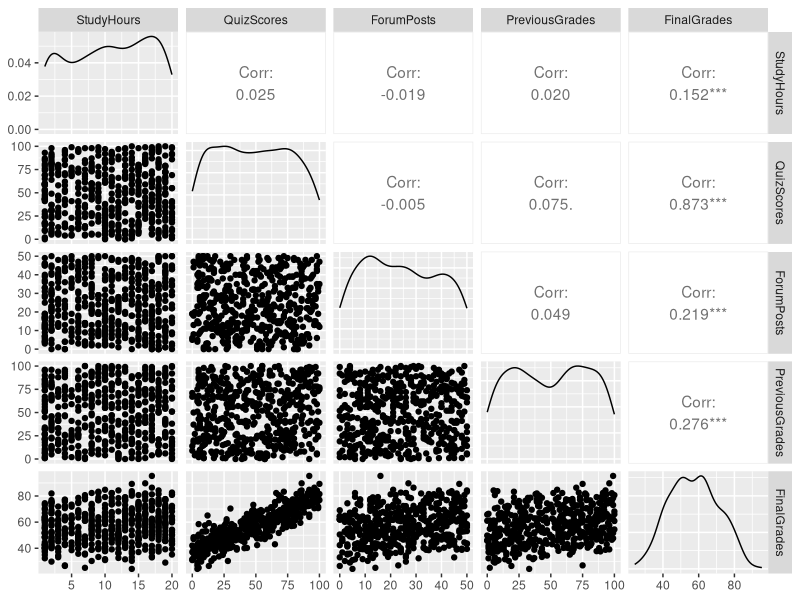
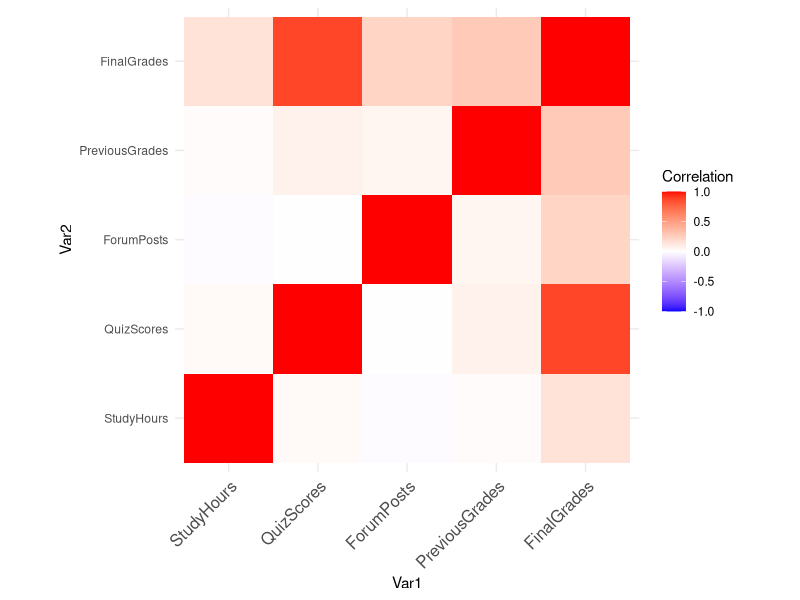
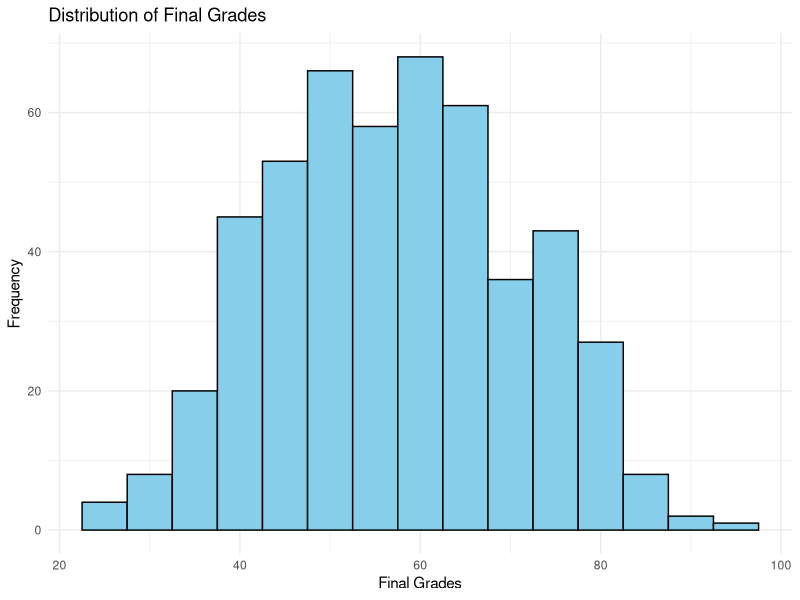
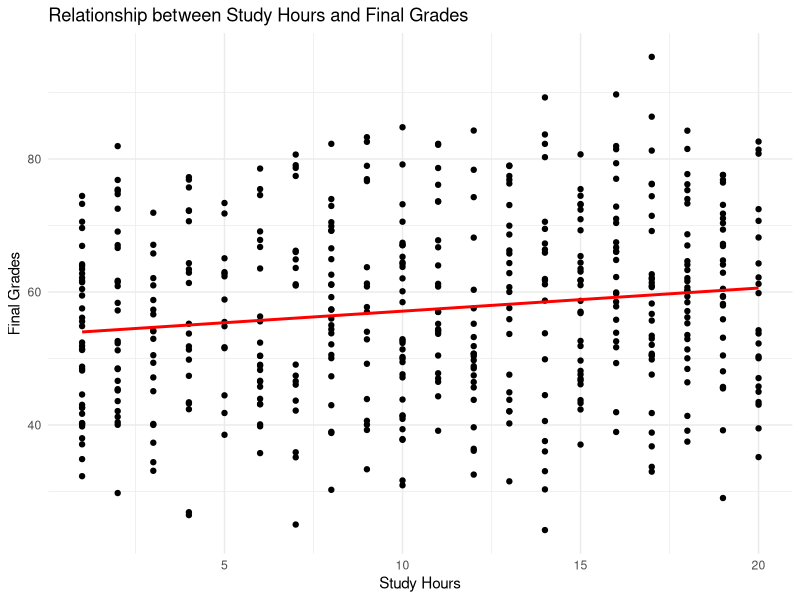

Here is the R script that generated these plots, in order:
# Set a fixed random seed for reproducibility
set.seed(10923)

# Number of students
num_students <- 500

# Simulate study hours (ranging from 1 to 20 hours)
study_hours <- sample(1:20, num_students, replace = TRUE)

# Simulate quiz scores (ranging from 0 to 100)
quiz_scores <- sample(0:100, num_students, replace = TRUE)

# Simulate forum participation (ranging from 0 to 50 posts)
forum_posts <- sample(0:50, num_students, replace = TRUE)

# Simulate previous grades (ranging from 0 to 100)
previous_grades <- sample(0:100, num_students, replace = TRUE)

# Simulate final grades (ranging from 0 to 100)
final_grades <- 0.3 * study_hours + 0.4 * quiz_scores + 0.2 * forum_posts + 0.1 * previous_grades + rnorm(num_students, mean = 0, sd = 5) + 25

# Create a data frame
student_data <- data.frame(StudyHours = study_hours, QuizScores = quiz_scores, ForumPosts = forum_posts, PreviousGrades = previous_grades, FinalGrades = final_grades)

# View the first few rows of the generated data
head(student_data)

# Summary statistics
summary(student_data)

# Scatterplot matrix
library(GGally)
ggpairs(student_data)

# Correlation matrix
cor_matrix <- cor(student_data)
cor_matrix


# Heat map of correlation matrix
library(ggplot2)
library(reshape2) # Load reshape2 package
ggplot(data = melt(cor_matrix), aes(x = Var1, y = Var2, fill = value)) +
  geom_tile() +
  scale_fill_gradient2(low = "blue", high = "red", mid = "white", 
                       midpoint = 0, limit = c(-1,1), space = "Lab",
                       name="Correlation") +
  theme_minimal() +
  theme(axis.text.x = element_text(angle = 45, vjust = 1, 
                                   size = 12, hjust = 1)) +
  coord_fixed()

# Distribution of Final Grades
ggplot(student_data, aes(x = FinalGrades)) +
  geom_histogram(binwidth = 5, fill = "skyblue", color = "black") +
  labs(title = "Distribution of Final Grades", x = "Final Grades", y = "Frequency") +
  theme_minimal()

# Relationship between Study Hours and Final Grades
ggplot(student_data, aes(x = StudyHours, y = FinalGrades)) +
  geom_point() +
  geom_smooth(method = "lm", se = FALSE, color = "red") +
  labs(title = "Relationship between Study Hours and Final Grades", x = "Study Hours", y = "Final Grades") +
  theme_minimal()


# Splitting the data into training and testing sets (80% training, 20% testing)
set.seed(10923) # Set seed for reproducibility
sample_index <- sample(1:nrow(student_data), 0.8 * nrow(student_data))
train_data <- student_data[sample_index, ]
test_data <- student_data[-sample_index, ]


# Building a Linear Regression model using the train data and assign it to an object called model.
# Target variable is FinalGrades and the Features are StudyHours, QuizScores, ForumPosts, and PreviousGrades
model <- lm(FinalGrades ~ StudyHours + QuizScores + ForumPosts + PreviousGrades, data = train_data)


# Making predictions on the test set. use the model object to make prediction.
predictions <- predict(model, newdata = test_data)


# Evaluation metrics
# Compute the mean squared error and R-squared

mse <- mean((test_data$FinalGrades - predictions)^2)
rsquared <- summary(model)$r.squared



# Print evaluation metrics
print(paste("Mean Squared Error:", mse))
print(paste("R-squared:", rsquared))


# Get the predictions and prediction intervals
pred_int <- predict(model, newdata = test_data, interval = "prediction")


# Extract lower and upper bounds of the prediction interval
lower_bound <- pred_int[, "lwr"]
upper_bound <- pred_int[, "upr"]


# Actual values from the test data
actual_values <- test_data$FinalGrades


# Check if the actual values fall within the prediction interval
correct_predictions <- actual_values >= lower_bound & actual_values <= upper_bound


# Compute accuracy
accuracy <- sum(correct_predictions) / length(correct_predictions)

# Print accuracy
cat("Model Accuracy using Prediction Interval:", accuracy, "\n")

